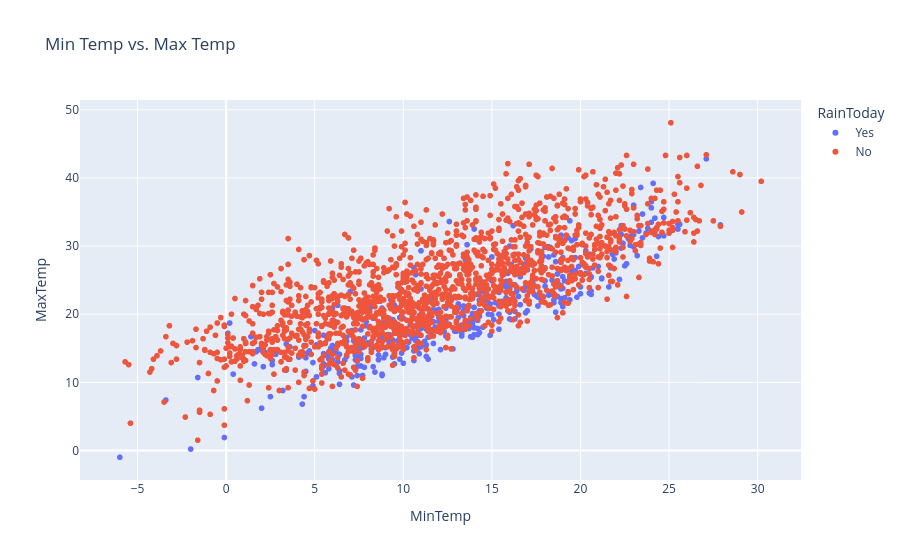

The cell this chart's notebook holds for it:
### Code cell
px.scatter(raw_df.sample(2000), 
           x = 'MinTemp', 
           y = 'MaxTemp',
             title = 'Min Temp vs. Max Temp', 
             color='RainToday')

### Figure 1 — Plotly figure (JSON) as saved in the notebook; plotly's stock layout.template omitted (floating-point values rounded to 4 significant figures; data arrays with more than 128 entries replaced by an {"elided": "..."} marker saying what was removed)
{"data": [{"hovertemplate": "RainToday=Yes<br>MinTemp=%{x}<br>MaxTemp=%{y}<extra></extra>", "legendgroup": "Yes", "marker": {"color": "#636efa", "symbol": "circle"}, "mode": "markers", "name": "Yes", "showlegend": true, "type": "scattergl", "x": {"elided": "459 float values"}, "xaxis": "x", "y": {"elided": "459 float values"}, "yaxis": "y"}, {"hovertemplate": "RainToday=No<br>MinTemp=%{x}<br>MaxTemp=%{y}<extra></extra>", "legendgroup": "No", "marker": {"color": "#EF553B", "symbol": "circle"}, "mode": "markers", "name": "No", "showlegend": true, "type": "scattergl", "x": {"elided": "1541 float values"}, "xaxis": "x", "y": {"elided": "1541 float values"}, "yaxis": "y"}], "layout": {"legend": {"title": {"text": "RainToday"}, "tracegroupgap": 0}, "title": {"text": "Min Temp vs. Max Temp"}, "xaxis": {"anchor": "y", "domain": [0, 1], "title": {"text": "MinTemp"}}, "yaxis": {"anchor": "x", "domain": [0, 1], "title": {"text": "MaxTemp"}}}}
